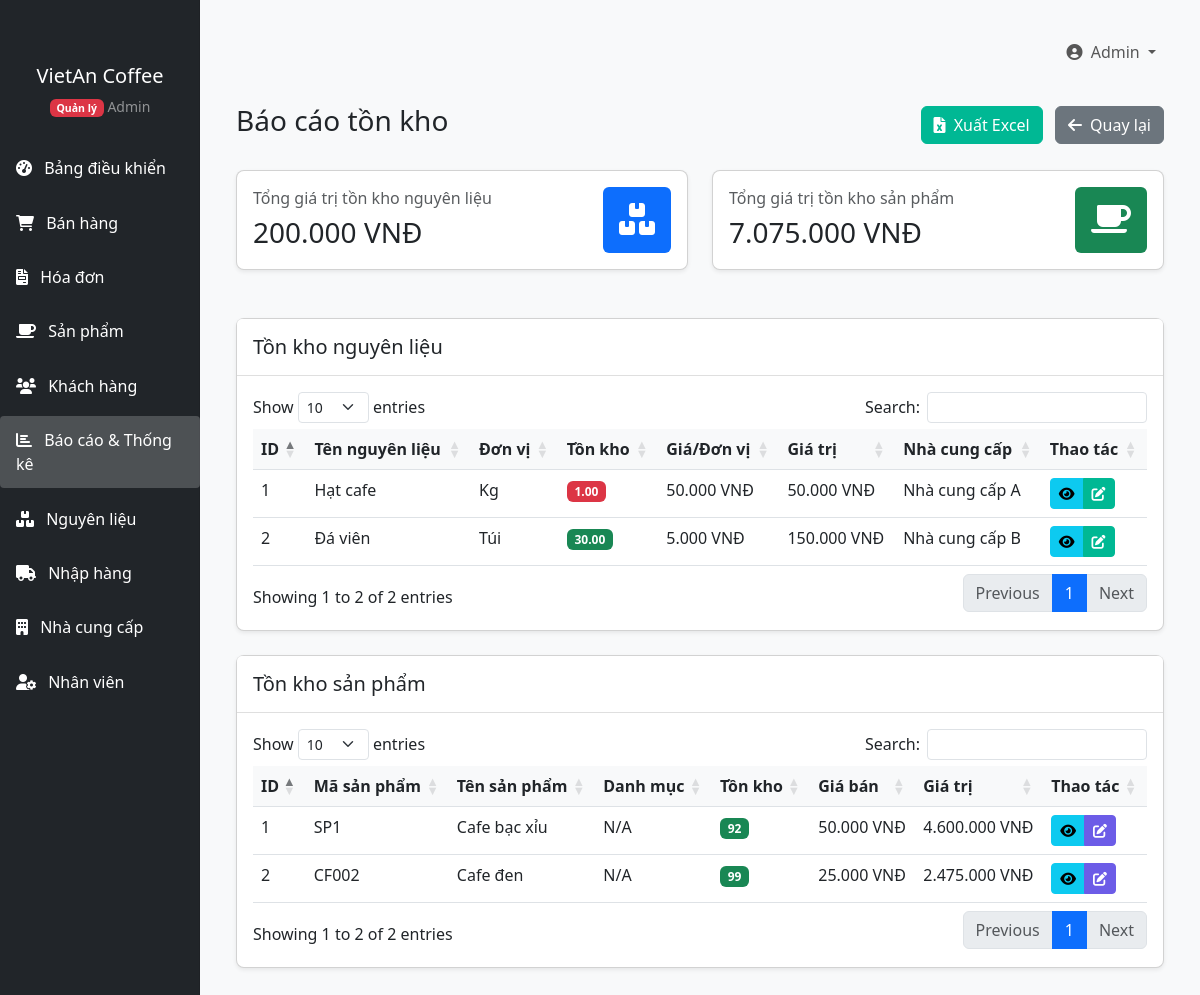
Page /QuanLyCafe/index.php?page=reports&action=inventory (signed in) on the committed database.
### tables this page shows
CREATE TABLE `ingredients` (
  `id` int(11) NOT NULL,
  `name` varchar(100) NOT NULL,
  `unit` varchar(20) NOT NULL,
  `stock_quantity` decimal(10,2) DEFAULT 0.00,
  `price_per_unit` decimal(10,2) NOT NULL,
  `supplier_id` int(11) DEFAULT NULL,
  `created_at` timestamp NOT NULL DEFAULT current_timestamp(),
  `updated_at` timestamp NOT NULL DEFAULT current_timestamp() ON UPDATE current_timestamp()
);

CREATE TABLE `suppliers` (
  `id` int(11) NOT NULL,
  `name` varchar(100) NOT NULL,
  `email` varchar(100) DEFAULT NULL,
  `phone` varchar(20) DEFAULT NULL,
  `address` text DEFAULT NULL,
  `contact_person` varchar(100) DEFAULT NULL,
  `created_at` timestamp NOT NULL DEFAULT current_timestamp(),
  `updated_at` timestamp NOT NULL DEFAULT current_timestamp() ON UPDATE current_timestamp()
);

CREATE TABLE `products` (
  `id` int(11) NOT NULL,
  `code` varchar(20) NOT NULL,
  `name` varchar(100) NOT NULL,
  `category_id` int(11) DEFAULT NULL,
  `type` enum('phin','machine','instant') NOT NULL,
  `size` enum('small','medium','large') NOT NULL,
  `price` decimal(10,2) NOT NULL,
  `description` text DEFAULT NULL,
  `stock_quantity` int(11) DEFAULT 0,
  `image` varchar(255) DEFAULT NULL,
  `created_at` timestamp NOT NULL DEFAULT current_timestamp(),
  `updated_at` timestamp NOT NULL DEFAULT current_timestamp() ON UPDATE current_timestamp()
);

### QuanLyCafe/includes/functions.php (called while the page is built, shortened)
<?php
function formatCurrency($amount) {
    return number_format($amount, 0, ',', '.') . ' VNĐ';
}

### QuanLyCafe/views/reports/inventory.php (the view)
<?php include 'includes/header.php'; ?>
<div class="container-fluid">
    <div class="d-flex justify-content-between align-items-center mb-4">
        <h1 class="h3">Báo cáo tồn kho</h1>
        <div>
            <a href="index.php?page=reports&action=export&type=inventory" class="btn btn-success me-2">
                <i class="fas fa-file-excel me-1"></i> Xuất Excel
            </a>
            <a href="index.php?page=reports" class="btn btn-secondary">
                <i class="fas fa-arrow-left me-1"></i> Quay lại
            </a>
        </div>
    </div>
    <div class="row mb-4">
        <div class="col-md-6">
            <div class="card">
                <div class="card-body">
                    <div class="d-flex justify-content-between align-items-center">
                        <div>
                            <h6 class="text-muted">Tổng giá trị tồn kho nguyên liệu</h6>
                            <h3 class="mb-0"><?php echo formatCurrency($total_inventory_value); ?></h3>
                        </div>
                        <div class="bg-primary rounded p-3 text-white">
                            <i class="fas fa-boxes fa-2x"></i>
                        </div>
                    </div>
                </div>
            </div>
        </div>
        <div class="col-md-6">
            <div class="card">
                <div class="card-body">
                    <div class="d-flex justify-content-between align-items-center">
                        <div>
                            <h6 class="text-muted">Tổng giá trị tồn kho sản phẩm</h6>
                            <h3 class="mb-0"><?php echo formatCurrency($total_product_value); ?></h3>
                        </div>
                        <div class="bg-success rounded p-3 text-white">
                            <i class="fas fa-coffee fa-2x"></i>
                        </div>
                    </div>
                </div>
            </div>
        </div>
    </div>
    <div class="card mb-4">
        <div class="card-header">
            <h5 class="mb-0">Tồn kho nguyên liệu</h5>
        </div>
        <div class="card-body">
            <div class="table-responsive">
                <table class="table table-hover datatable">
                    <thead>
                        <tr>
                            <th>ID</th>
                            <th>Tên nguyên liệu</th>
                            <th>Đơn vị</th>
                            <th>Tồn kho</th>
                            <th>Giá/Đơn vị</th>
                            <th>Giá trị</th>
                            <th>Nhà cung cấp</th>
                            <th>Thao tác</th>
                        </tr>
                    </thead>
                    <tbody>
                        <?php if (empty($ingredients)): ?>
                            <tr>
                                <td colspan="8" class="text-center">Không có dữ liệu</td>
                            </tr>
                        <?php else: ?>
                            <?php foreach ($ingredients as $ingredient): ?>
                                <tr>
                                    <td><?php echo $ingredient['id']; ?></td>
                                    <td><?php echo $ingredient['name']; ?></td>
                                    <td><?php echo $ingredient['unit']; ?></td>
                                    <td>
                                        <?php if ($ingredient['stock_quantity'] <= 10): ?>
                                            <span class="badge bg-danger"><?php echo $ingredient['stock_quantity']; ?></span>
                                        <?php else: ?>
                                            <span class="badge bg-success"><?php echo $ingredient['stock_quantity']; ?></span>
                                        <?php endif; ?>
                                    </td>
                                    <td><?php echo formatCurrency($ingredient['price_per_unit']); ?></td>
                                    <td><?php echo formatCurrency($ingredient['stock_quantity'] * $ingredient['price_per_unit']); ?></td>
                                    <td><?php echo $ingredient['supplier_name'] ? $ingredient['supplier_name'] : 'N/A'; ?></td>
                                    <td>
                                        <div class="btn-group">
                                            <a href="index.php?page=ingredients&action=view&id=<?php echo $ingredient['id']; ?>" class="btn btn-sm btn-info" data-bs-toggle="tooltip" title="Xem chi tiết">
                                                <i class="fas fa-eye"></i>
                                            </a>
                                            <a href="index.php?page=ingredients&action=update-stock&id=<?php echo $ingredient['id']; ?>" class="btn btn-sm btn-success" data-bs-toggle="tooltip" title="Cập nhật tồn kho">
                                                <i class="fas fa-edit"></i>
                                            </a>
                                        </div>
                                    </td>
                                </tr>
                            <?php endforeach; ?>
                        <?php endif; ?>
                    </tbody>
                </table>
            </div>
        </div>
    </div>
    <div class="card">
        <div class="card-header">
            <h5 class="mb-0">Tồn kho sản phẩm</h5>
        </div>
        <div class="card-body">
            <div class="table-responsive">
                <table class="table table-hover datatable">
                    <thead>
                        <tr>
                            <th>ID</th>
                            <th>Mã sản phẩm</th>
                            <th>Tên sản phẩm</th>
                            <th>Danh mục</th>
                            <th>Tồn kho</th>
                            <th>Giá bán</th>
                            <th>Giá trị</th>
                            <th>Thao tác</th>
                        </tr>
                    </thead>
                    <tbody>
                        <?php if (empty($products)): ?>
                            <tr>
                                <td colspan="8" class="text-center">Không có dữ liệu</td>
                            </tr>
                        <?php else: ?>
                            <?php foreach ($products as $product): ?>
                                <tr>
                                    <td><?php echo $product['id']; ?></td>
                                    <td><?php echo $product['code']; ?></td>
                                    <td><?php echo $product['name']; ?></td>
                                    <td>
                                        <?php
                                        $category_query = "SELECT name FROM categories WHERE id = ?";
                                        $stmt = $conn->prepare($category_query);
                                        $stmt->bind_param("i", $product['category_id']);
                                        $stmt->execute();
                                        $category_result = $stmt->get_result();
                                        if ($category_result->num_rows > 0) {
                                            echo $category_result->fetch_assoc()['name'];
                                        } else {
                                            echo 'N/A';
                                        }
                                        ?>
                                    </td>
                                    <td>
                                        <?php if ($product['stock_quantity'] <= 5): ?>
                                            <span class="badge bg-danger"><?php echo $product['stock_quantity']; ?></span>
                                        <?php else: ?>
                                            <span class="badge bg-success"><?php echo $product['stock_quantity']; ?></span>
                                        <?php endif; ?>
                                    </td>
                                    <td><?php echo formatCurrency($product['price']); ?></td>
                                    <td><?php echo formatCurrency($product['stock_quantity'] * $product['price']); ?></td>
                                    <td>
                                        <div class="btn-group">
                                            <a href="index.php?page=products&action=view&id=<?php echo $product['id']; ?>" class="btn btn-sm btn-info" data-bs-toggle="tooltip" title="Xem chi tiết">
                                                <i class="fas fa-eye"></i>
                                            </a>
                                            <a href="index.php?page=products&action=edit&id=<?php echo $product['id']; ?>" class="btn btn-sm btn-primary" data-bs-toggle="tooltip" title="Chỉnh sửa">
                                                <i class="fas fa-edit"></i>
                                            </a>
                                        </div>
                                    </td>
                                </tr>
                            <?php endforeach; ?>
                        <?php endif; ?>
                    </tbody>
                </table>
            </div>
        </div>
    </div>
</div>
<?php include 'includes/footer.php'; ?>

### QuanLyCafe/assets/css/style.css (style rules this page uses)
body { font-family: 'Segoe UI', Tahoma, Geneva, Verdana, sans-serif; background-color: #f8f9fa; }
.card { border-radius: 0.5rem; box-shadow: 0 0.125rem 0.25rem rgba(0, 0, 0, 0.075); margin-bottom: 1.5rem; }
.card-header { background-color: #fff; border-bottom: 1px solid rgba(0, 0, 0, 0.125); padding: 1rem; }
.btn-primary { background-color: #6c5ce7; border-color: #6c5ce7; }
.btn-success { background-color: #00b894; border-color: #00b894; }
.table th { font-weight: 600; background-color: #f8f9fa; }

### rows in the picture
ingredients: id "1", name "Hạt cafe", unit "Kg", stock_quantity "1.00", price_per_unit "50.000 VNĐ", formatCurrency($ingredient['stock_quantity'] * $ingredient['price_per_unit']) "50.000 VNĐ", supplier.name "Nhà cung cấp A"
ingredients: id "2", name "Đá viên", unit "Túi", stock_quantity "30.00", price_per_unit "5.000 VNĐ", formatCurrency($ingredient['stock_quantity'] * $ingredient['price_per_unit']) "150.000 VNĐ", supplier.name "Nhà cung cấp B"
products: id "1", code "SP1", name "Cafe bạc xỉu", stock_quantity "92", price "50.000 VNĐ", formatCurrency($product['stock_quantity'] * $product['price']) "4.600.000 VNĐ"
products: id "2", code "CF002", name "Cafe đen", stock_quantity "99", price "25.000 VNĐ", formatCurrency($product['stock_quantity'] * $product['price']) "2.475.000 VNĐ"

### other values in the picture
getCurrentUserName() "Admin"
formatCurrency($total_inventory_value) "200.000 VNĐ"
formatCurrency($total_product_value) "7.075.000 VNĐ"
